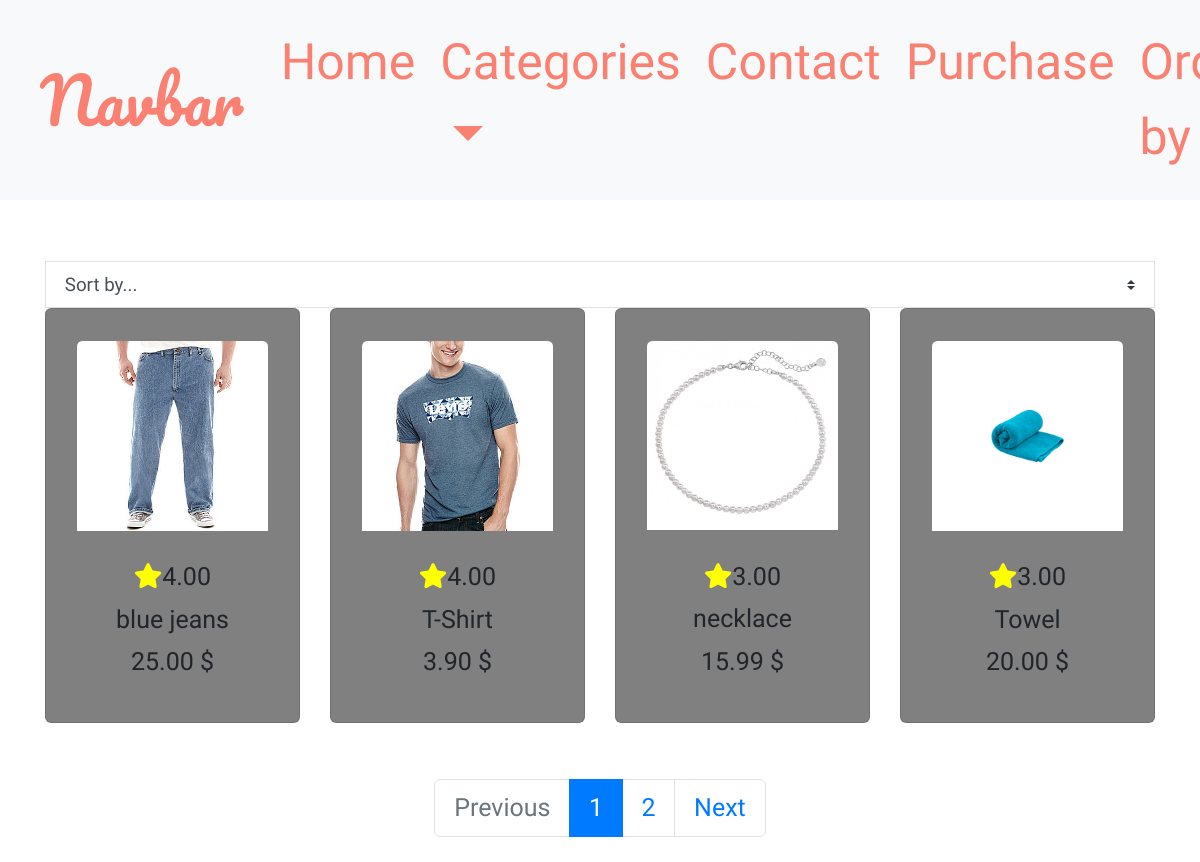
Screenshot of /products/ with the database file from the repository.
### products/models.py (models this page shows, shortened)
class Product(models.Model):
    category = models.ForeignKey('Category', on_delete=models.CASCADE)
    name = models.CharField(max_length=254)
    sku = models.CharField(max_length=254, null=True, blank=True)
    description = models.TextField()
    price = models.DecimalField(max_digits=6, decimal_places=2)
    rating = models.DecimalField(max_digits=6, decimal_places=2, null=True, blank=True)
    image = models.ImageField()

### products/views.py (the view, shortened to what this page needs)
# urls.py: path('', views.all_products, name='products'),
def all_products(request):
    products = Product.objects.all()
    query = None
    categories = None
    sort = None
    direction = None
    current_sorting = f'{sort}_{direction}'
    paginator = Paginator(products, 4)
    page = request.GET.get('page')
    try:
        products = paginator.page(page)
    except PageNotAnInteger:
        products = paginator.page(1)
    except EmptyPage:
        products = paginator.page(paginator.num_pages)
    context = {
        'products': products,
        'search_term': query,
        'current_categories': categories,
        'current_sorting': current_sorting,
    }
    return render(request, 'products/products.html', context)

### bag/context.py (called while the page is built, shortened)
def bag_contents(request):
    bag_items = []
    total = 0
    product_count = 0
    bag = request.session.get('bag', {})
    if total > 50:
        delivery = 0
    else:
        delivery = 5
    grand_total = delivery + total
    context = {
        'bag_items': bag_items,
        'total': total,
        'product_count': product_count,
        'delivery': delivery,
        'grand_total': grand_total,
    }
    return context

### products/templates/products/products.html (shortened to what this page needs)
{% extends "base.html" %}
{% load static %}
{% block page_header %}
    <div class="container header-container">
        <div class="row">
            <div class="col"></div>
        </div>
    </div>
{% endblock %}
{% block content %}
<div class="container" style="margin-top: 5%;">
  <select id="sort-selector" class="custom-select custom-select-sm rounded-0 border border-{% if current_sorting != 'None_None' %}info{% else %}black{% endif %}">
    <option value="reset" {% if current_sorting == 'None_None' %}selected{% endif %}>Sort by...</option>
</select>
    <div class="row">
        {% for product in products %}
         <div class="col-lg-3">
             <div class="card allproducts">
                <a href="{% url 'product_id' product.id %}">
                  <div class="card-body">
                      <img class=" card-img-top" src="{{ product.image.url }}" alt="{{ product.name }}">
                  </div>
                </a>
                <div class="card-content">
                  {% if product.rating %}
                  <h6 class="text-center"><i style="color:yellow;"  class="fa fa-star" style="font-size: small;"></i>{{ product.rating }}</h6>
                  {% else %}
                  <h6 class="text-center"><i style="color:yellow;"  class="fa fa-star" style="font-size: small;"></i>No rating</h6>
                  {% endif %}
                  <h6 class="text-center">{{ product.name }}</h6>
                  <h6 class="text-center">{{ product.price }} $</h6>
                </div>
             </div>
        </div>
        {% endfor %}
    </div>
    <nav style="margin-top: 5%;" aria-label="Page navigation">
      <ul class="pagination justify-content-center">
        {% if products.has_previous %}
          <li class="page-item">
            <a class="page-link" href="?{{ products.previous_page_number }}{% if request.GET.q %}&q={{ request.GET.q }}{% endif %}">Previous</a>
          </li>
        {% else %}
          <li class="page-item disabled">
            <a class="page-link" href="#" tabindex="-1" aria-disabled="True">Previous</a>
          </li>
        {% endif %}
        {% for i in products.paginator.page_range %}
          {% if products.number == i %}
            <li class="page-item active" aria-current="page">
              <span class="page-link">
                {{ i }}
              </span>
            </li>
          {% else %}
            <li class="page-item"><a class="page-link" href="?page={{ i }}{% if request.GET.q %}&q={{ request.GET.q }}{% endif %}">{{ i }}</a></li>
          {% endif %}
        {% endfor %}
        {% if products.has_next %}
          <li class="page-item">
            <a class="page-link" href="?page={{ products.next_page_number }}{% if request.GET.q %}&q={{ request.GET.q }}{% endif %}">Next</a>
          </li>
        {% else %}
          <li class="page-item disabled">
            <a class="page-link" href="#" tabindex="-1" aria-disabled="True">Next</a>
          </li>
        {% endif %}
      </ul>
    </nav>
{% endblock %}

### templates/base.html (shortened to what this page needs)
{% load static %}
<!doctype html>
<html lang="en">
  <head>
    <link rel="stylesheet" href="https://maxcdn.bootstrapcdn.com/bootstrap/4.0.0/css/bootstrap.min.css">
    <link rel="stylesheet" href="{% static 'css/base.css' %}">
    <link rel="stylesheet" href="https://cdnjs.cloudflare.com/ajax/libs/font-awesome/5.15.3/css/all.min.css">
  </head>
  {% include 'include/navbar.html' %}
  <body>
    {% block page_header %}
    {% endblock %}
    {% block content %}
    {% endblock %}
  </body>
</html>

### templates/include/navbar.html (shortened to what this page needs)
<nav class="navbar navbar-expand-lg center-fixed bg-light">
    <div class="container-fluid">
      <a class="navbar-brand" href="#">Navbar</a>
      <div class="collapse navbar-collapse justify-content-between" id="navbarSupportedContent">
        <ul class="navbar-nav ms-auto mb-2 mb-lg-0">
          <li class="nav-item">
            <a class="nav-link active" aria-current="page" href="{% url 'home' %}">Home</a>
          </li>
          <li class="nav-item dropdown">
            <a class="nav-link dropdown-toggle" href="#" id="navbarDropdown" role="button" data-bs-toggle="dropdown" aria-expanded="false">
              Categories
            </a>
          </li>
          <li class="nav-item">
            <a class="nav-link active" aria-current="page" href="#">Contact</a>
          </li>
          <li class="nav-item">
            <a class="nav-link" href="#">Purchase</a>
          </li>
          <li class="nav-item dropdown">
            <a class="nav-link dropdown-toggle" href="#" id="navbarDropdown" role="button" data-bs-toggle="dropdown" aria-expanded="false">
              Order by
            </a>
          </li>
        </ul>
      </div>
    </div>
  </nav>

### static/css/base.css (style rules this page uses)
:root { --black:#2c2c54; --orange:#ff9f1a; }
html, body { font-family: 'Dongle'; font-size: 25px; overflow: auto; }
.nav-link { color: salmon; font-size: 2rem; }
.navbar-brand { font-family:'Pacifico', 'cursive'; font-size: 2.5rem; color: salmon; }
.allproducts { background-color: grey; font-weight: bold; font-size: 1.2em; }
.allproducts .card-content { height: 20vh; }

### rows the page displays
Product: image (picture), rating "4.00", name "blue jeans", price "25.00"
Product: image (picture), rating "4.00", name "T-Shirt", price "3.90"
Product: image (picture), rating "3.00", name "necklace", price "15.99"
Product: image (picture), rating "3.00", name "Towel", price "20.00"

### other values shown
{{ i }} "1"
{{ i }} "2"
